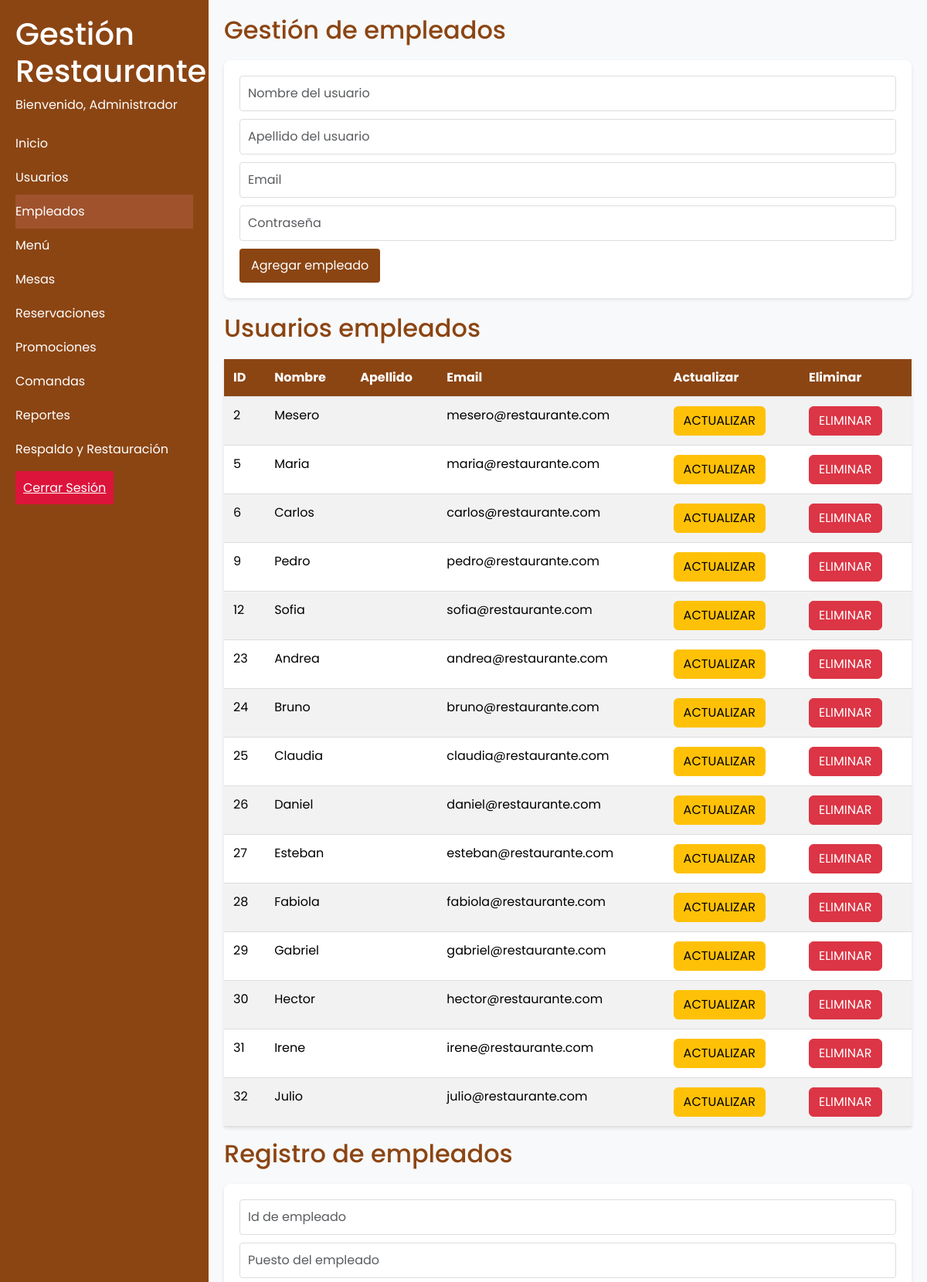
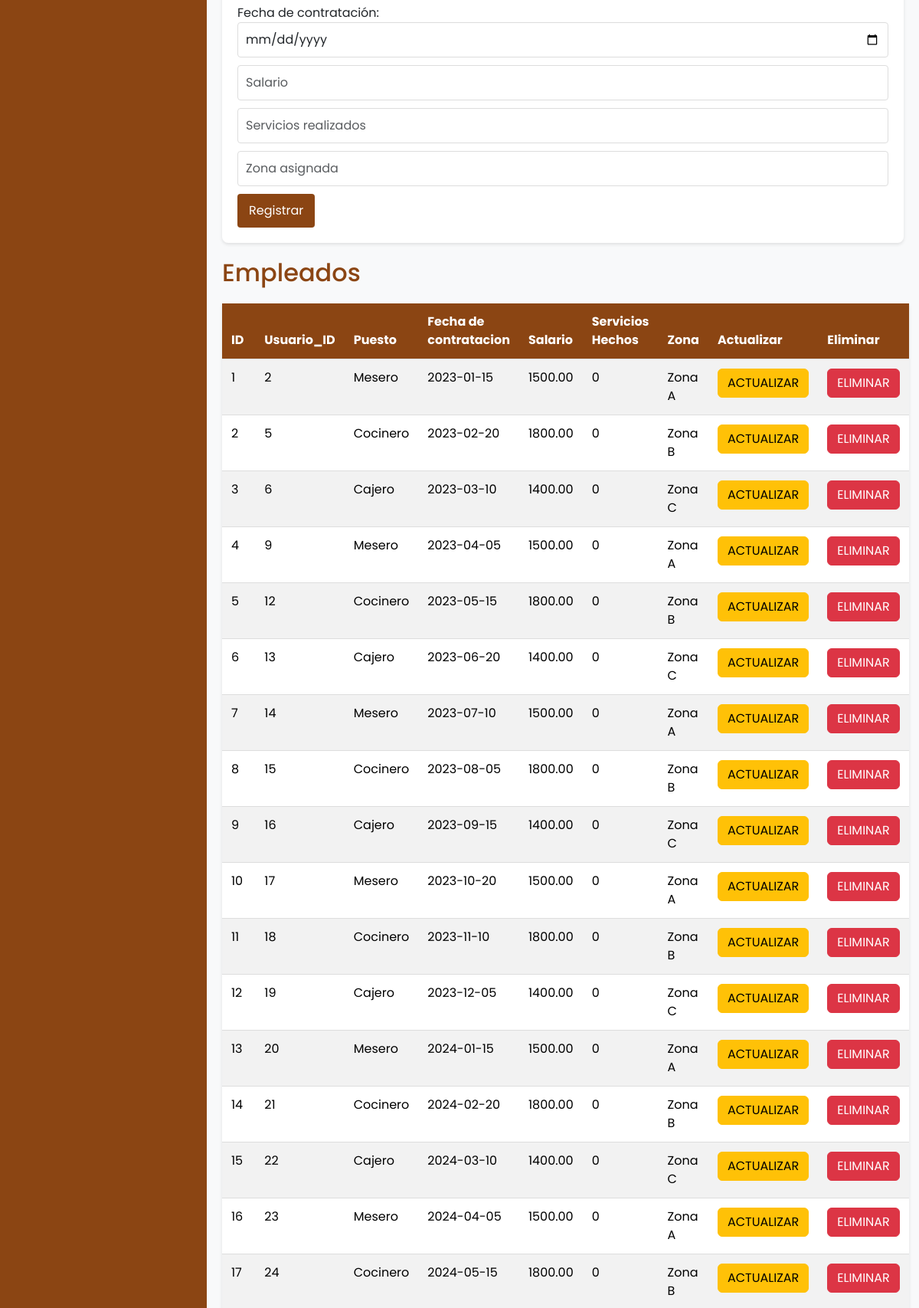
Page /empleados.php (signed in, upper part) on the committed database (2 pictures, top to bottom).
### tables this page shows
CREATE TABLE usuarios (
    id INT AUTO_INCREMENT PRIMARY KEY,
    nombre VARCHAR(35) NOT NULL,
    apellidoP VARCHAR(35) NOT NULL,
    apellidoM VARCHAR(35) NOT NULL,
    email VARCHAR(100) NOT NULL UNIQUE,
    contrasena VARCHAR(30) NOT NULL,
    tipo VARCHAR(16) NOT NULL
);

CREATE TABLE empleados (
    id INT AUTO_INCREMENT PRIMARY KEY,
    usuario_id INT,
    puesto VARCHAR(50) NOT NULL,
    fecha_contratacion DATE NOT NULL,
    salario DECIMAL(10, 2) NOT NULL,
    servicios_realizados INT DEFAULT 0,
    zona_asignada VARCHAR(50),
    FOREIGN KEY (usuario_id) REFERENCES usuarios(id) ON UPDATE CASCADE ON DELETE CASCADE
);

### empleados.php (the view, shortened to what this page needs)
<?php
if(isset($_SESSION['usuario'])){
include 'includes/header.php';
include 'Static/connect/db.php';
?>
    <h2>Gestión de empleados</h2>
    <form class="user-form needs-validation" action="REmpleadoU.php" method="POST" novalidate>
        <div class="form-group">
            <input type="text" class="form-control" name="nombre" placeholder="Nombre del usuario" required>
        </div>
        <div class="form-group">
            <input type="text" class="form-control" name="apellido" placeholder="Apellido del usuario" required>
        </div>
        <div class="form-group">
            <input type="email" class="form-control" name="email" placeholder="Email" required>
        </div>
        <div class="form-group">
            <input type="password" class="form-control" name="contrasena" placeholder="Contraseña" required>
        </div>
        <button class="btn btn-primary" type="submit">Agregar empleado</button>
    </form>
    <h2>Usuarios empleados</h2>
    <table class="table table-striped user-table">
        <thead>
            <tr>
                <th>ID</th>
                <th>Nombre</th>
                <th>Apellido</th>
                <th>Email</th>
                <th>Actualizar</th>
                <th>Eliminar</th>
            </tr>
        </thead>
        <tbody>
        <?php
        $query = "SELECT * FROM usuarios WHERE tipo = 'empleado';";
        $resul = mysqli_query($conn, $query);
        while($row = mysqli_fetch_array($resul)){ ?>
            <tr>
            <td><?php echo $row['id'];?></td>
            <td><?php echo $row['nombre']?></td>
            <td><?php echo $row['apellido']?></td>
            <td><?php echo $row['email']?></td>
            <td>
                <a href="actualizarEmpleado.php?id=<?php echo $row['id']?>" class="btn btn-warning">ACTUALIZAR</a>
            </td>
            <td>
                <button class="btn btn-danger" data-toggle="modal" data-target="#confirmDeleteModal" data-id="<?php echo $row['id']?>">ELIMINAR</button>
            </td>
            </tr>
    <?php   }?>
        </tbody>
    </table>
    <h2>Registro de empleados</h2>
    <form class="user-form needs-validation" action="REmpleado.php" method="POST" novalidate>
        <div class="form-group">
            <input type="text" class="form-control" name="idEmpleado" placeholder="Id de empleado" required>
        </div>
        <div class="form-group">
            <input type="text" class="form-control" name="puesto" placeholder="Puesto del empleado" required>
        </div>
        <div class="form-group">
            <label for="contratacion">Fecha de contratación: </label>
            <input type="date" class="form-control" name="contratacion" placeholder="Fecha de contratación" required>
        </div>
        <div class="form-group">
            <input type="text" class="form-control" name="salario" placeholder="Salario" required>
        </div>
        <div class="form-group">
            <input type="text" class="form-control" name="serviciosRealizados" placeholder="Servicios realizados" required>
        </div>
        <div class="form-group">
            <input type="text" class="form-control" name="zona" placeholder="Zona asignada" required>
        </div>
        <button class="btn btn-primary" type="submit">Registrar</button>
    </form>
    <h2>Empleados</h2>
    <table class="table table-striped user-table">
        <thead>
            <tr>
                <th>ID</th>
                <th>Usuario_ID</th>
                <th>Puesto</th>
                <th>Fecha de contratacion</th>
                <th>Salario</th>
                <th>Servicios Hechos</th>
                <th>Zona</th>
                <th>Actualizar</th>
                <th>Eliminar</th>
            </tr>
        </thead>
        <tbody>
        <?php
        $query = "SELECT * FROM empleados";
        $resul = mysqli_query($conn, $query);
        while($row = mysqli_fetch_array($resul)){ ?>
            <tr>
            <td><?php echo $row['id'];?></td>
            <td><?php echo $row['usuario_id']?></td>
            <td><?php echo $row['puesto']?></td>
            <td><?php echo $row['fecha_contratacion'];?></td>
            <td><?php echo $row['salario']?></td>
            <td><?php echo $row['servicios_realizados']?></td>
            <td><?php echo $row['zona_asignada']?></td>
            <td>
                <a href="actualizarEmpleadoU.php?id=<?php echo $row['id']?>" class="btn btn-warning">ACTUALIZAR</a>
            </td>
            <td>
                <button class="btn btn-danger" data-toggle="modal" data-target="#confirmDeleteModal" data-id="<?php echo $row['id']?>">ELIMINAR</button>
            </td>
            </tr>
    <?php   }?>
        </tbody>
    </table>
<?php
include 'includes/footer.php';
}else{
    header("Location: login.php");
}
?>

### Static/css/styles.css (style rules this page uses)
html, body { height: 100%; margin: 0; padding: 0; font-family: 'Poppins', sans-serif; }
body { margin: 0; padding: 0; min-height: 100vh; background-color: #f8f9fa; }
input:invalid { animation: shake 0.3s; }
.content h2 { color: #8B4513; margin-bottom: 20px; }
.user-form { background-color: #fff; padding: 20px; border-radius: 8px; box-shadow: 0 2px 4px rgba(0,0,0,0.1); margin-bottom: 20px; }
.user-form input { display: block; width: 100%; padding: 10px; margin-bottom: 10px; border: 1px solid #ddd; border-radius: 4px; font-size: 16px; }
.user-form button { background-color: #8B4513; color: white; padding: 10px 15px; border: none; border-radius: 4px; cursor: pointer; font-size: 16px; }
.user-table { width: 100%; border-collapse: collapse; background-color: #fff; box-shadow: 0 2px 4px rgba(0,0,0,0.1); }
.user-table th, .user-table td { padding: 12px; text-align: left; border-bottom: 1px solid #ddd; }
.user-table th { background-color: #8B4513; color: white; }
.user-table tr:nth-child(even) { background-color: #f9f9f9; }
.form-control { margin-bottom: 15px; }

### rows in the picture
usuarios: id "2", nombre "Mesero", email "mesero@restaurante.com"
usuarios: id "5", nombre "Maria", email "maria@restaurante.com"
usuarios: id "6", nombre "Carlos", email "carlos@restaurante.com"
usuarios: id "9", nombre "Pedro", email "pedro@restaurante.com"
usuarios: id "12", nombre "Sofia", email "sofia@restaurante.com"
usuarios: id "23", nombre "Andrea", email "andrea@restaurante.com"
usuarios: id "24", nombre "Bruno", email "bruno@restaurante.com"
usuarios: id "25", nombre "Claudia", email "claudia@restaurante.com"
usuarios: id "26", nombre "Daniel", email "daniel@restaurante.com"
usuarios: id "27", nombre "Esteban", email "esteban@restaurante.com"
usuarios: id "28", nombre "Fabiola", email "fabiola@restaurante.com"
usuarios: id "29", nombre "Gabriel", email "gabriel@restaurante.com"
usuarios: id "30", nombre "Hector", email "hector@restaurante.com"
usuarios: id "31", nombre "Irene", email "irene@restaurante.com"
usuarios: id "32", nombre "Julio", email "julio@restaurante.com"
empleados: id "1", usuario "2", puesto "Mesero", fecha_contratacion "2023-01-15", salario "1500.00", servicios_realizados "0", zona_asignada "Zona A"
empleados: id "2", usuario "5", puesto "Cocinero", fecha_contratacion "2023-02-20", salario "1800.00", servicios_realizados "0", zona_asignada "Zona B"
empleados: id "3", usuario "6", puesto "Cajero", fecha_contratacion "2023-03-10", salario "1400.00", servicios_realizados "0", zona_asignada "Zona C"
empleados: id "4", usuario "9", puesto "Mesero", fecha_contratacion "2023-04-05", salario "1500.00", servicios_realizados "0", zona_asignada "Zona A"
empleados: id "5", usuario "12", puesto "Cocinero", fecha_contratacion "2023-05-15", salario "1800.00", servicios_realizados "0", zona_asignada "Zona B"
empleados: id "6", usuario "13", puesto "Cajero", fecha_contratacion "2023-06-20", salario "1400.00", servicios_realizados "0", zona_asignada "Zona C"
empleados: id "7", usuario "14", puesto "Mesero", fecha_contratacion "2023-07-10", salario "1500.00", servicios_realizados "0", zona_asignada "Zona A"
empleados: id "8", usuario "15", puesto "Cocinero", fecha_contratacion "2023-08-05", salario "1800.00", servicios_realizados "0", zona_asignada "Zona B"
empleados: id "9", usuario "16", puesto "Cajero", fecha_contratacion "2023-09-15", salario "1400.00", servicios_realizados "0", zona_asignada "Zona C"
empleados: id "10", usuario "17", puesto "Mesero", fecha_contratacion "2023-10-20", salario "1500.00", servicios_realizados "0", zona_asignada "Zona A"
empleados: id "11", usuario "18", puesto "Cocinero", fecha_contratacion "2023-11-10", salario "1800.00", servicios_realizados "0", zona_asignada "Zona B"
empleados: id "12", usuario "19", puesto "Cajero", fecha_contratacion "2023-12-05", salario "1400.00", servicios_realizados "0", zona_asignada "Zona C"
empleados: id "13", usuario "20", puesto "Mesero", fecha_contratacion "2024-01-15", salario "1500.00", servicios_realizados "0", zona_asignada "Zona A"
empleados: id "14", usuario "21", puesto "Cocinero", fecha_contratacion "2024-02-20", salario "1800.00", servicios_realizados "0", zona_asignada "Zona B"
empleados: id "15", usuario "22", puesto "Cajero", fecha_contratacion "2024-03-10", salario "1400.00", servicios_realizados "0", zona_asignada "Zona C"
empleados: id "16", usuario "23", puesto "Mesero", fecha_contratacion "2024-04-05", salario "1500.00", servicios_realizados "0", zona_asignada "Zona A"
empleados: id "17", usuario "24", puesto "Cocinero", fecha_contratacion "2024-05-15", salario "1800.00", servicios_realizados "0", zona_asignada "Zona B"

### other values in the picture
$nombreUsuario "Administrador"
